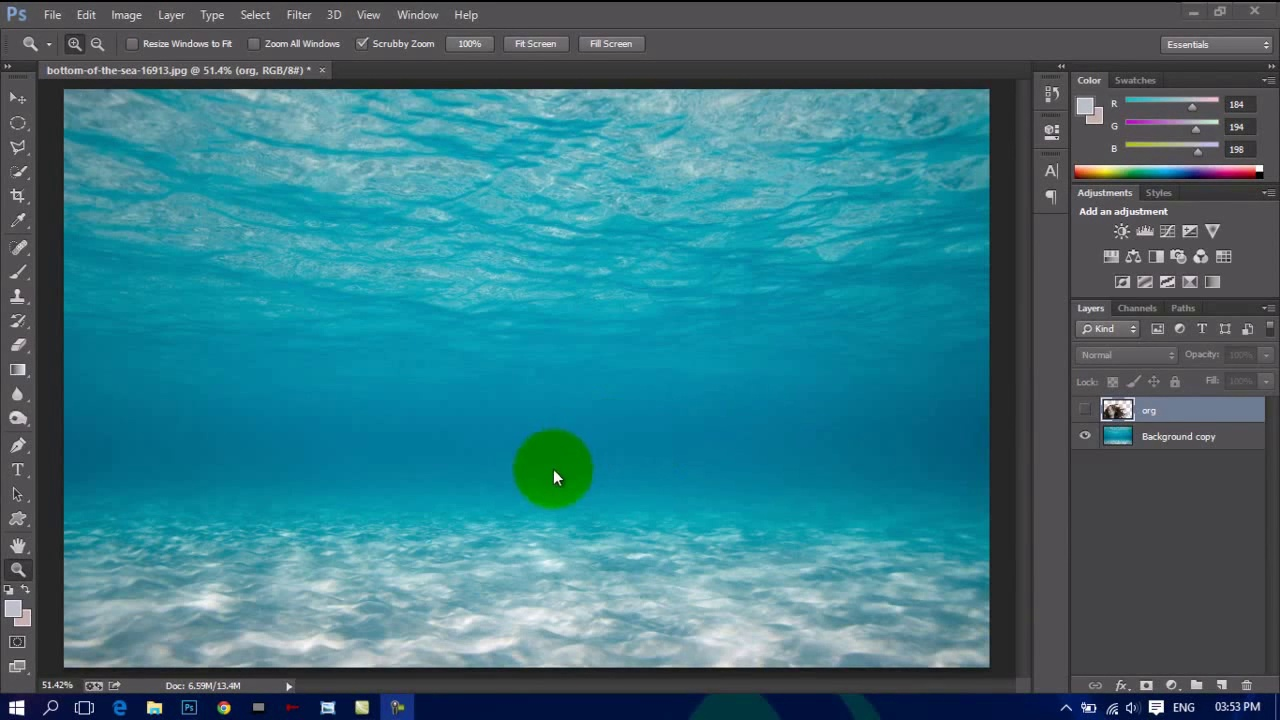
#> input picture task3/pos_2.jpg, 1280 x 720 px
$ python test.py
#> lines starting #> are read from the running program, lines starting #| are printed output that depends on the picture
import cv2
import numpy as np
from matplotlib import pyplot as plt

img = cv2.imread('task3/pos_2.jpg',0)
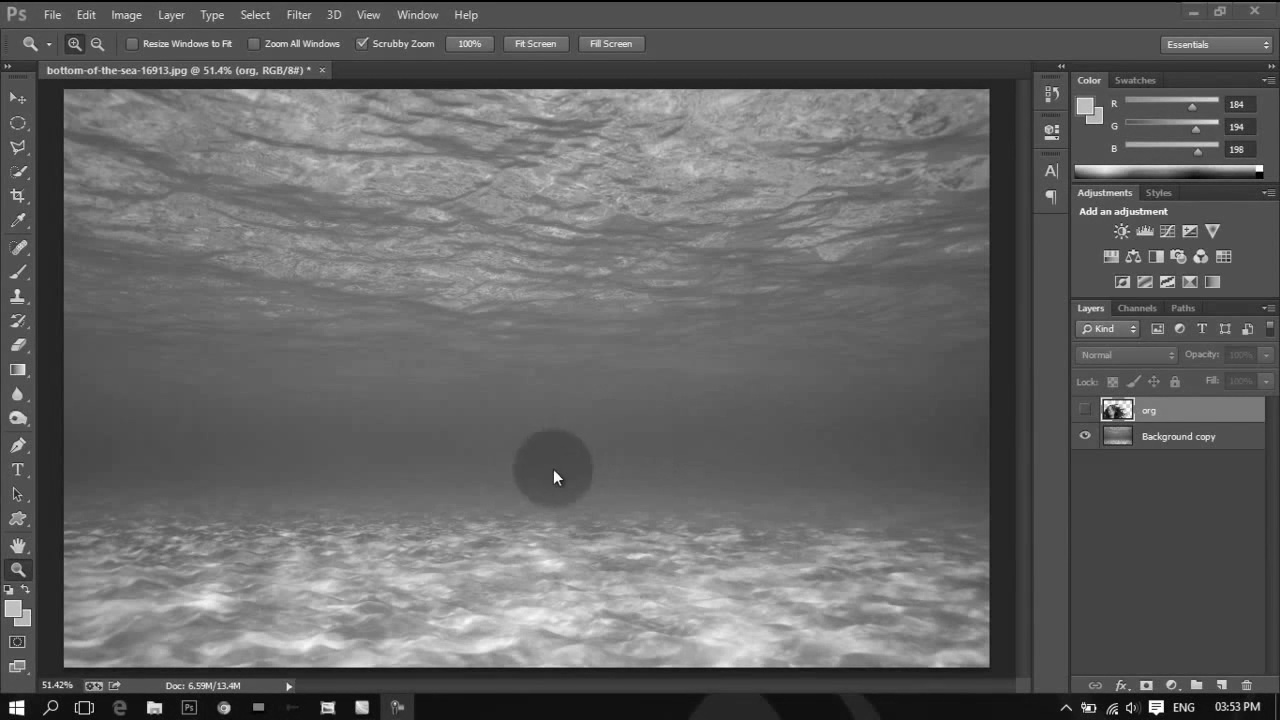
#> img: shape (720, 1280); min 0, max 255, mean 100.2
img2 = img.copy()
template = cv2.imread('task3/template.png',0)
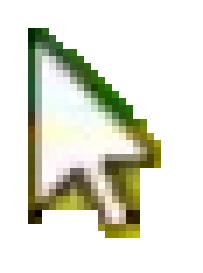
#> input picture task3/template.png, 29 x 39 px (shown 7 times larger)
#> template: shape (39, 29); min 0, max 255, mean 223.9
w, h = template.shape[::-1]
#> w = 29; h = 39

# All the 6 methods for comparison in a list
methods = ['cv2.TM_CCOEFF', 'cv2.TM_CCOEFF_NORMED', 'cv2.TM_CCORR',
            'cv2.TM_CCORR_NORMED', 'cv2.TM_SQDIFF', 'cv2.TM_SQDIFF_NORMED']

for meth in methods:
    img = img2.copy()
    method = eval(meth)

    # Apply template Matching
    res = cv2.matchTemplate(img,template,method)
    min_val, max_val, min_loc, max_loc = cv2.minMaxLoc(res)

    # If the method is TM_SQDIFF or TM_SQDIFF_NORMED, take minimum
    if method in [cv2.TM_SQDIFF, cv2.TM_SQDIFF_NORMED]:
        top_left = min_loc
    else:
        top_left = max_loc
    bottom_right = (top_left[0] + w, top_left[1] + h)

    cv2.rectangle(img,top_left, bottom_right, 255, 2)

    plt.subplot(121),plt.imshow(res,cmap = 'gray')
    plt.title('Matching Result'), plt.xticks([]), plt.yticks([])
    plt.subplot(122),plt.imshow(img,cmap = 'gray')
    plt.title('Detected Point'), plt.xticks([]), plt.yticks([])
    plt.suptitle(meth)

    plt.show()
#> this loop made 6 passes
#> (min_val, max_val, min_loc, top_left, bottom_right) on passes 1 to 4: (-1896726.1, 1019770.2, (10, 596), (1128, 676), (1157, 715)), (-0.455, 0.414, (10, 596), (436, 426), (465, 465)), (7823739.5, 52584640, (803, 681), (716, 628), (745, 667)), (0.617, 0.97, (314, 681), (654, 545), (683, 584))
#> (min_val, max_val, max_loc, top_left, bottom_right) on passes 5 to 6: (4594788, 46807088, (803, 681), (490, 608), (519, 647)), (0.0856, 1, (0, 0), (714, 628), (743, 667))
#> pass 1, `res = cv2.matchTemplate(img,template,method)`:
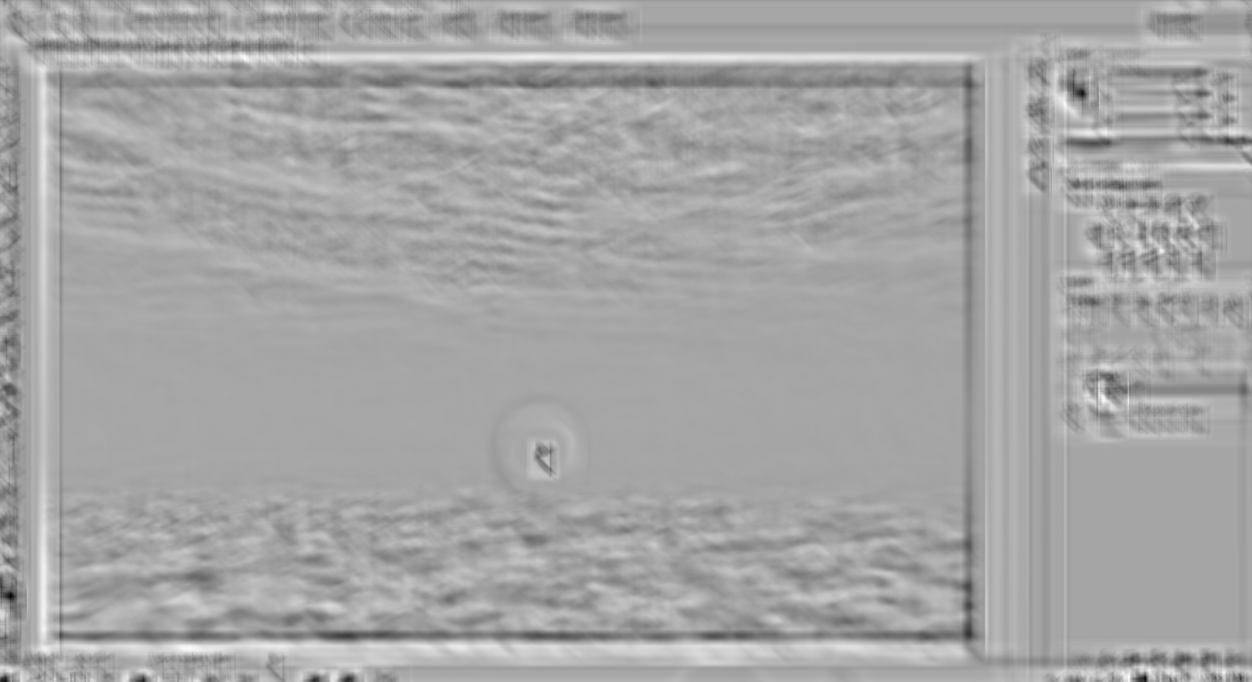
#> res: shape (682, 1252) float32; min -1896726.1, max 1019770.2, mean -2147.2; drawn with min black and max white
#> pass 1, `plt.show()`:
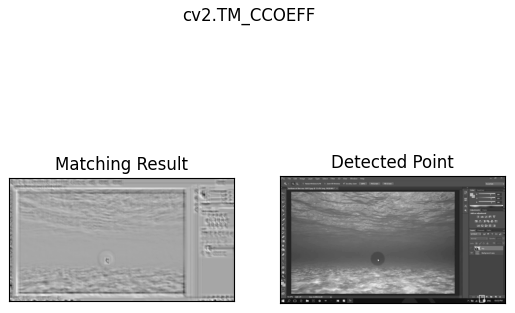
#> figure drawn by matplotlib, 2 panels
#> pass 2, `res = cv2.matchTemplate(img,template,method)`:
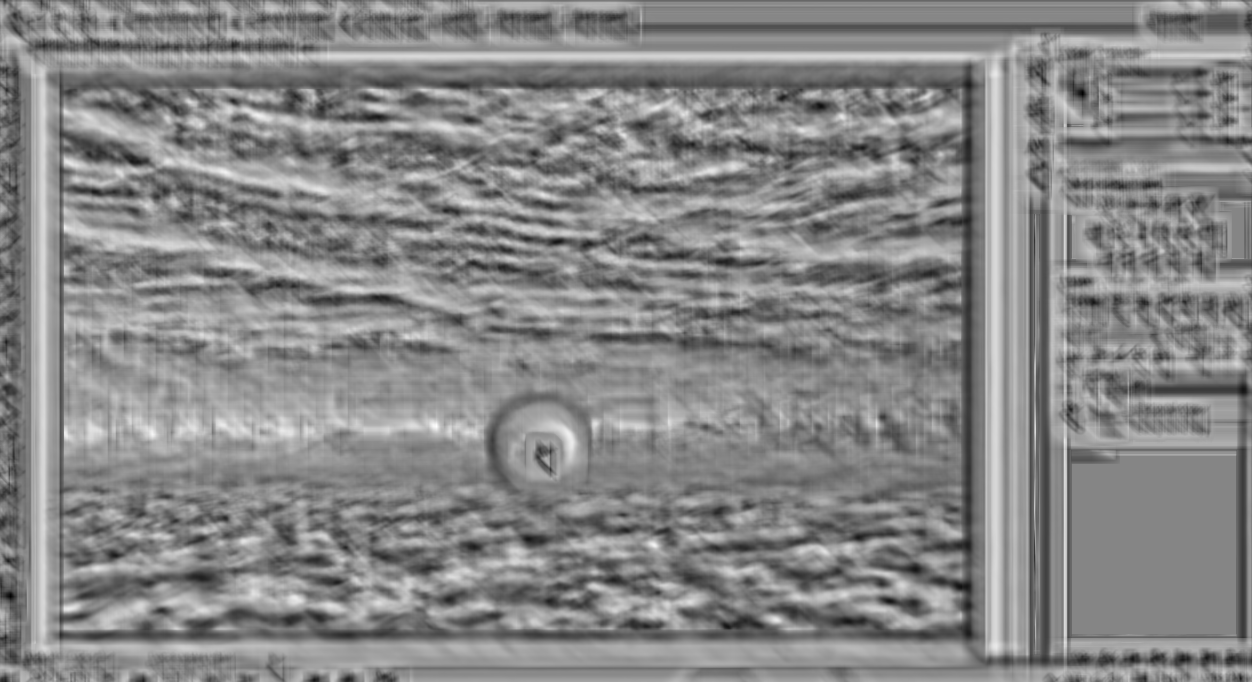
#> res: shape (682, 1252) float32; min -0.455, max 0.414, mean 0.00571; drawn with min black and max white
#> after the loop:
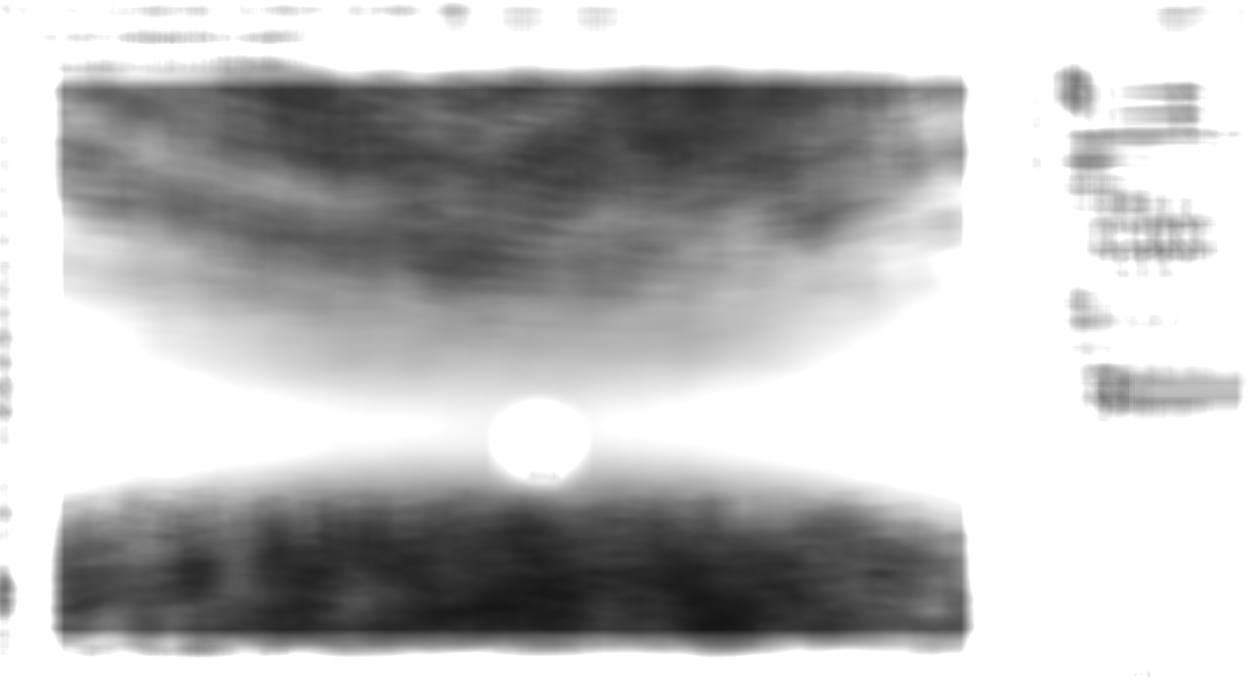
#> res: shape (682, 1252) float32; min 0.0856, max 1, mean 0.735
